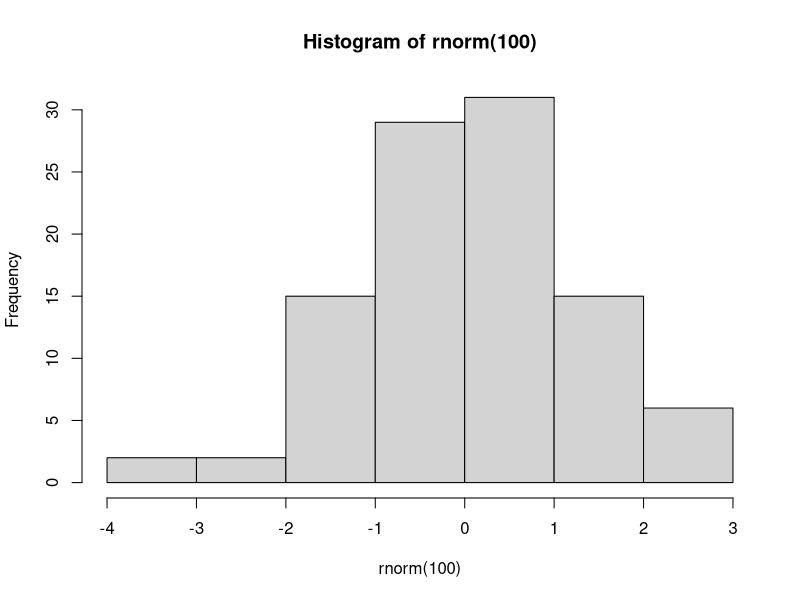
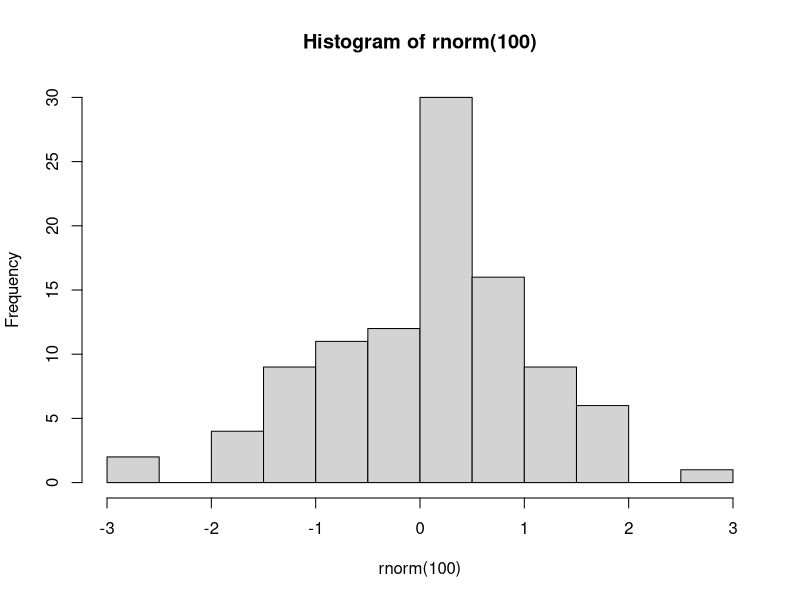

The R source for these figures, in order:
## ---- chunk 1
y = 10
x = 5
model <- x + y
hist(rnorm(100))
## ---- chunk 2
y = 10
x = 5
model <- x + y
hist(rnorm(100))
